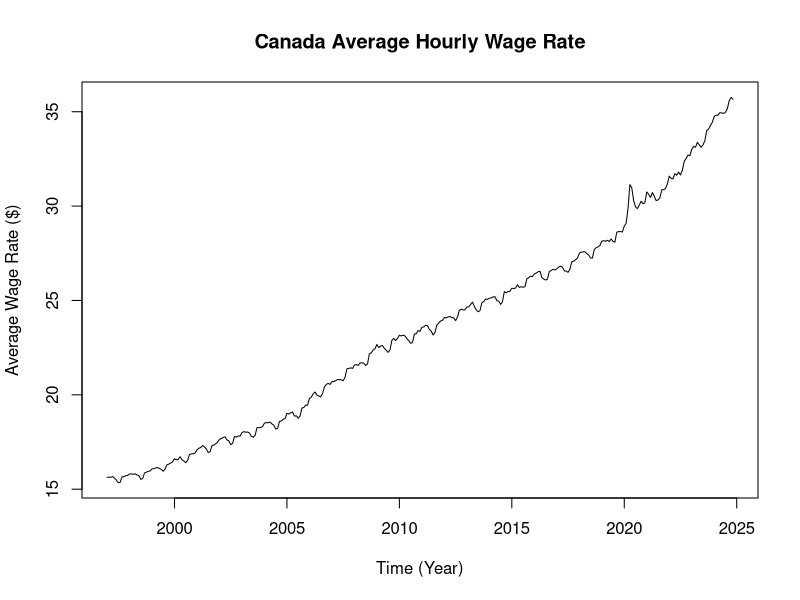
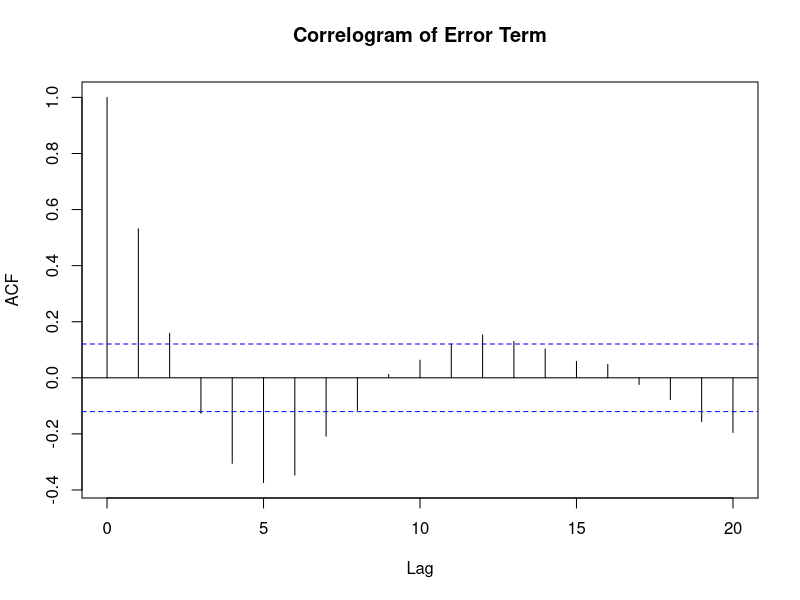
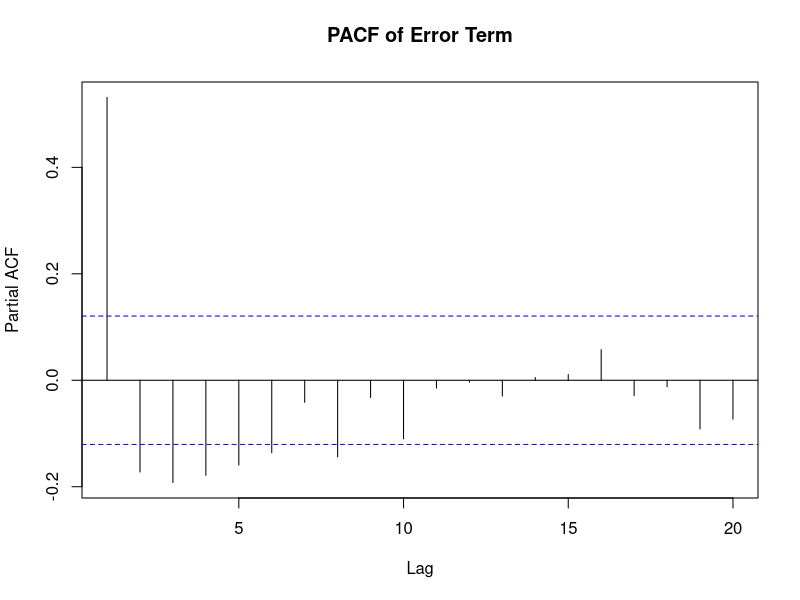
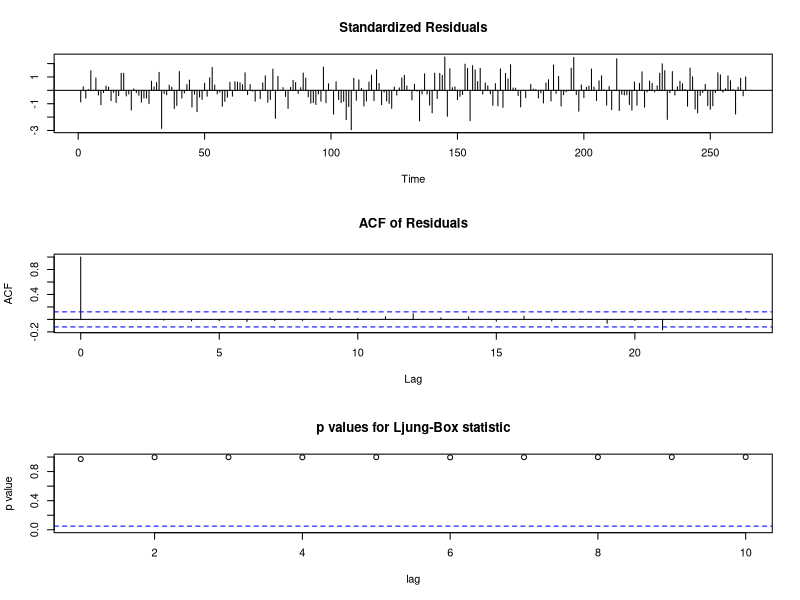
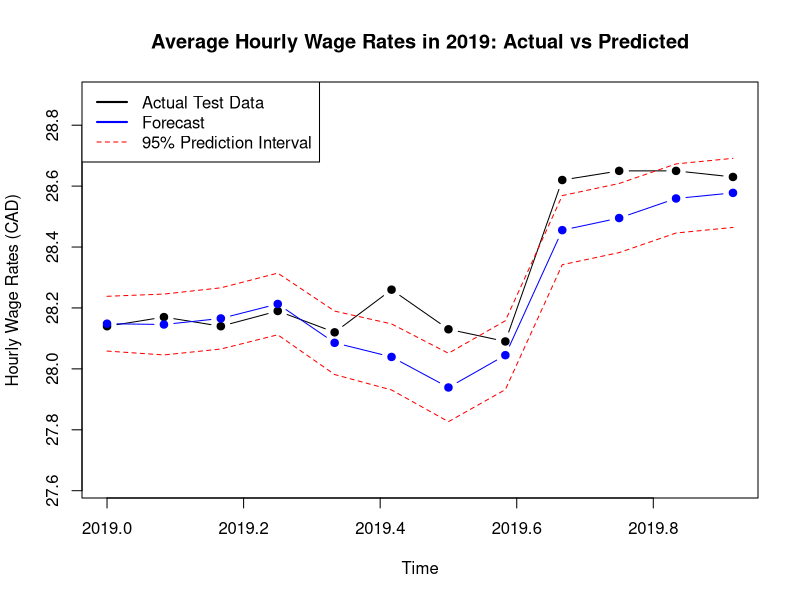
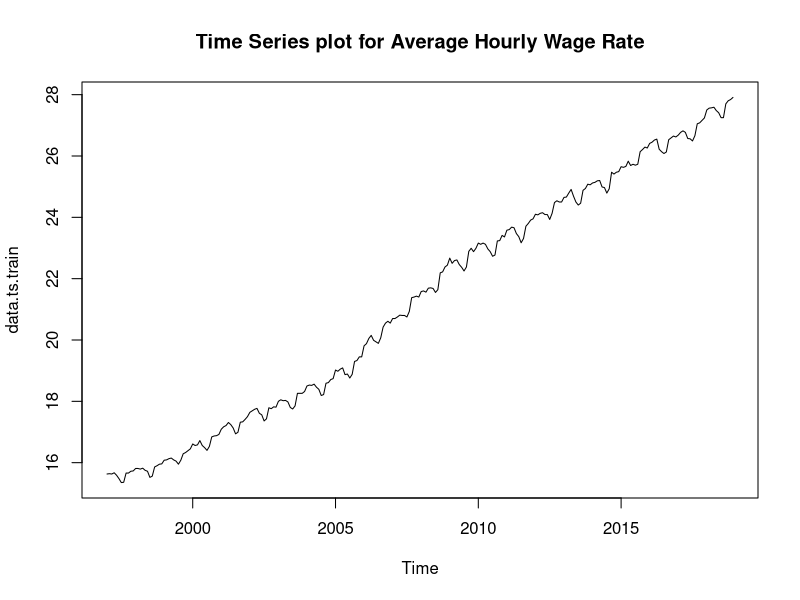
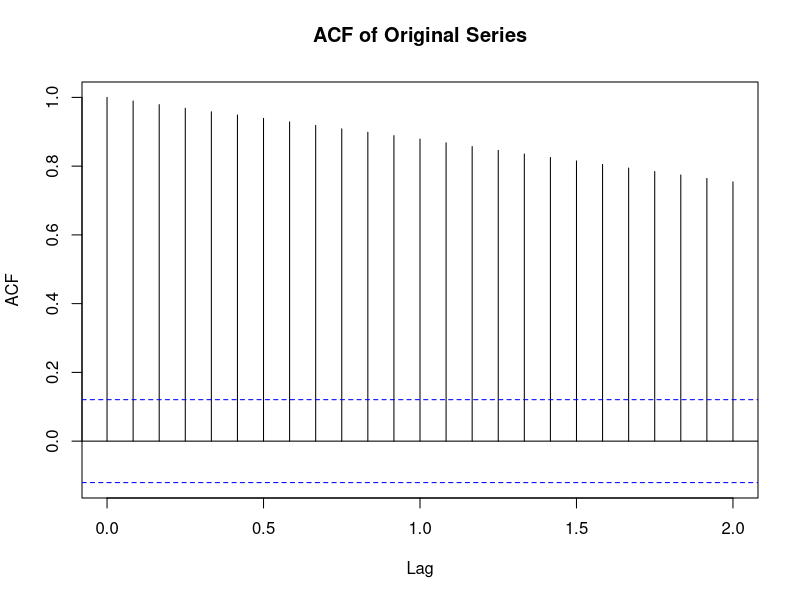
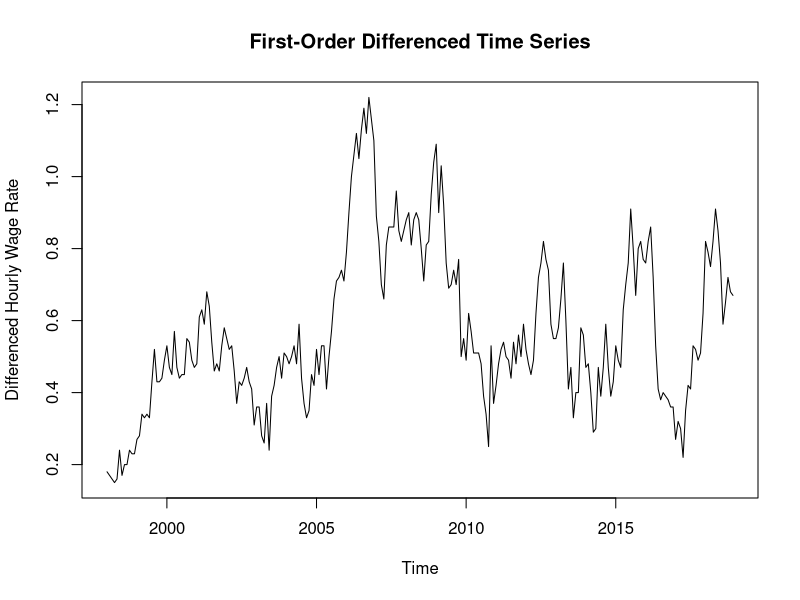

The R script that drew these images, in order:
## ---- chunk 1
knitr::opts_chunk$set(echo = TRUE)
#if you do not have the package, type install.packages("name_of_the_package")
library(knitr)
library(tseries)
library(forecast)
## ---- chunk 2
# this is where your R code goes

# Initialisation
data <- read.csv("employee_wages_total_industry.csv")

data.ts <- ts(data$employee_wages,
              start = c(1997, 1),
              frequency = 12)


# January 1997 to December 2018 as the training set for model fitting
data.ts.train <- window(data.ts,
                        start = c(1997, 1),
                        end = c(2018, 12),
                        frequency = 12)
  
# from January 2019 to December 2019 as the test set
data.ts.test <- window(data.ts,
                       start = c(2019, 1),
                       end = c(2019, 12),
                       frequency = 12)
plot(data.ts,
     main = "Canada Average Hourly Wage Rate",
     xlab = "Time (Year)",
     ylab = "Average Wage Rate ($)")

# LOESS Smoothing 
# De-seasonalize Series
data.ts.ls <- stl(data.ts.train,
                  s.window = "periodic")

# From HW1
trend.ls <- data.ts.ls$time.series[,"trend"]
seas.ls <- data.ts.ls$time.series[,"seasonal"]
error.ls <- data.ts.ls$time.series[, "remainder"]

# ARMA Model fitting for Remainder Term
error.time.ls <- seq_along(error.ls)
error.ls.df <- data.frame("Remainder" = error.ls,
                          "Time" = error.time.ls)

## ---- chunk 3
# this is where your R code goes
error.ts <- ts(error.ls)

acf(error.ts,
    lag.max = 20,
    main = "Correlogram of Error Term")

pacf(error.ts,
     lag.max = 20,
     main = "PACF of Error Term")

## ---- chunk 4
# this is where your R code goes
# Fitting our model
model <- arima(error.ts, order = c(0, 0, 8))
model

model_2 <- arima(error.ts, order = c(0, 0, 6))
model_2

tsdiag(model)
## ---- chunk 5
# this is where your R code goes
# Remainder Component
remainder_forecast <- predict(model, n.ahead = 12)
remainder_lower <- remainder_forecast$pred - 1.96 * remainder_forecast$se
remainder_upper <- remainder_forecast$pred + 1.96 * remainder_forecast$se

# Trend Component
trend.time.ls <- seq_along(trend.ls)
trend.ls.df <- data.frame('trend'=trend.ls, 'time'=trend.time.ls)
trend_model.ls <- lm(trend ~ time, data=trend.ls.df)
trend_forecast_times <- max(trend.time.ls) + 1:12
trend_forecast <- predict(trend_model.ls, newdata=data.frame('time'=trend_forecast_times))

# Seasonal Component
seasonal_forecast <- seas.ls[1:12]

final_forecast <- trend_forecast + seasonal_forecast + remainder_forecast$pred

forecast_ts <- ts(final_forecast,
                     start=c(2019, 1),
                     frequency=12)

# Prediction Interval
lower_pi <- trend_forecast + seasonal_forecast + remainder_lower
upper_pi <- trend_forecast + seasonal_forecast + remainder_upper

lower_ts <- ts(lower_pi, start=c(2019, 1), frequency=12)
upper_ts <- ts(upper_pi, start=c(2019, 1), frequency=12)

# Prediction Table (From Lab 9)
forecast_table <- data.frame(Month = month.abb[1:12],
                             True_Value = data.ts.test,
                             Forecast = forecast_ts,
                             Lower_CI = lower_ts,
                             Upper_CI = upper_ts
                             )

kable(forecast_table,
      caption = "Monthly Forecasts of Average Hourly Wage Rates (2019)")

## ---- chunk 6
# this is where your R code goes
# From Lab 8 Prediction plot
plot(data.ts.test,
    main = "Average Hourly Wage Rates in 2019: Actual vs Predicted",
    ylab = "Hourly Wage Rates (CAD)",
    ylim = c(min(lower_pi)-0.2, max(upper_pi)+0.2),
    col = "black",
    type = "b",
    pch = 19)

# Prediction
lines(forecast_ts, 
      col = "blue",
      type = "b",
      pch = 19)

# Prediction interval
lines(lower_ts,
      type = "l",
      col = "red",
      lty = 2)

lines(upper_ts,
      type = "l",
      col = "red",
      lty = 2)

legend("topleft",
        legend=c("Actual Test Data", "Forecast", "95% Prediction Interval"),
        col=c("black", "blue", "red"),
        lty=c(1, 1, 2),
        lwd=c(2, 2, 1))


## ---- chunk 7
# this is where your R code goes
plot(data.ts.train, main = "Time Series plot for Average Hourly Wage Rate")

## ---- chunk 8
# this is where your R code goes
acf(data.ts.train, main="ACF of Original Series")
## ---- chunk 9
# FROM LAB 4 & Chapter 3
# Applying Seasonal Differencing
diff_1 <- diff(data.ts.train, lag = frequency(data.ts.train))

plot(diff_1, 
     main="First-Order Differenced Time Series",
     xlab = "Time", ylab = "Differenced Hourly Wage Rate")

acf(ts(diff_1), main = "ACF of Seasonal Differenced Series")

pacf(ts(diff_1), main = "PACF of Seasonal Differenced Series")

## ---- chunk 10
# FROM LAB 4 & Chapter 3

# Seasonality Differencing
seasonal_diff <- diff(diff_1, differences = 1)

plot(seasonal_diff,
     main = "Seasonally Differenced Series",
     xlab = "Time", ylab = "Differenced Hourly Wage Rate"
     )

acf(ts(seasonal_diff), lag.max = 50,
    main="ACF of Seasonal + Trend Differenced Time Series")

pacf(ts(seasonal_diff), lag.max = 100,
     main="PACF of Seasonal + Trend Differenced Time Series")

## ---- chunk 11
# this is where your R code goes
arima_selection <- auto.arima(data.ts.train, seasonal = TRUE)
summary(arima_selection)

tsdiag(arima_selection)
## ---- chunk 12
# this is where your R code goes
# Forecasting
sarima_forecast <- predict(arima_selection, n.ahead=12)

sarima_pred <- sarima_forecast$pred
sarima_forecast_lower <- sarima_pred - 1.96 * sarima_forecast$se
sarima_forecast_upper <- sarima_pred + 1.96 * sarima_forecast$se

sarima_forecast_ts <- ts(sarima_pred, start=c(2019, 1), frequency=12)
sarima_lower_ts <- ts(sarima_forecast_lower, start=c(2019, 1), frequency=12)
sarima_upper_ts <- ts(sarima_forecast_upper, start=c(2019, 1), frequency=12)


# Prediction Table (From Lab 9)
forecast_table <- data.frame(Month = month.abb[1:12],
                             True_Value = data.ts.test,
                             Forecast = sarima_forecast_ts,
                             Lower_CI = sarima_lower_ts,
                             Upper_CI = sarima_upper_ts
                             )


# Graph

plot(data.ts.test,
     main = "SARIMA Average Hourly Wage Rates in 2019: Actual vs Predicted",
     ylab = "Hourly Wage Rates (CAD)",
     ylim = c(min(sarima_lower_ts) - 0.2, max(sarima_upper_ts) + 0.2),
     col = "black",
     type = "b",
     pch = 19)

lines(sarima_forecast_ts,
      col="blue",
      type = "b",
      pch = 19)

lines(sarima_lower_ts,
      col="red",
      lty = 2)

lines(sarima_upper_ts,
      col="red",
      lty = 2)

legend("topleft",
        legend=c("Actual Test Data", "Forecast", "95% Prediction Interval"),
        col=c("black", "blue", "red"),
        lty=c(1, 1, 2),
        lwd=c(2, 2, 1))


## ---- chunk 13
# From Lab 8
hw_model <- HoltWinters(data.ts.train, seasonal = "additive")

plot(hw_model, main="Holt-Winters' Exponential Smoothing Fit")

hw_predictions <- predict(hw_model,
                          n.ahead = 12,
                          prediction.interval = TRUE)

hw_fit <- hw_predictions[, "fit"]
hw_lower <- hw_predictions[, "lwr"]
hw_upper <- hw_predictions[, "upr"]

hw_forecast_ts <- ts(hw_fit, start = c(2019, 1), frequency = 12)

hw_lower_ts <- ts(hw_lower, start = c(2019, 1), frequency = 12)
hw_upper_ts <- ts(hw_upper, start = c(2019, 1), frequency = 12)

# Prediction Table (From Lab 9)
hw_forecast_table <- data.frame(Month = month.abb[1:12],
                             True_Value = data.ts.test,
                             Forecast = hw_forecast_ts,
                             Lower_CI = hw_lower_ts,
                             Upper_CI = hw_upper_ts
                             )

kable(forecast_table,
      caption = "Monthly Forecasts of Average Hourly Wage Rates (2019)")


plot(data.ts.test,
     main="Holt-Winters' Average Hourly Wage Rates: Predtiction vs Actual (2019)",
     ylim=range(c(data.ts.test, hw_lower, hw_upper)),
     ylab="Wage Rates (CAD)",
     xlab="Time",
     col="black")

lines(hw_forecast_ts, col="blue", lwd=2)
lines(hw_lower_ts, col="red", lty=2)
lines(hw_upper_ts, col="red", lty=2)

legend("topleft",
       legend=c("Actual Test Data", "Holt-Winters Forecast", "95% Prediction Interval"),
       col=c("black", "blue", "red"),
       lty=c(1, 1, 2))

## ---- chunk 14
# GRAPH
plot(data.ts.test,
     col = "black",
     pch = 19,
     type = "b",
     xlab="Month (2019)",
     ylab="Average Hourly Wage Rate (CAD)",
     main="Forecasting Methods vs True Value",
     ylim=range(c(data.ts.test, forecast_ts, sarima_forecast_ts, hw_forecast_ts))
     )

lines(forecast_ts, col="red", lwd=2)
lines(sarima_forecast_ts, col="green", lwd=2)
lines(hw_forecast_ts, col="blue", lwd=2)

legend("topleft",
       legend=c("Test Data", "ARMA Model", "SARIMA Model", "Holt-Winters Forecast"),
       col=c("black", "red", "green", "blue"),
       lty=c(1, 1, 2))

## ---- chunk 15
# Table
arma_mspe <- mean((data.ts.test - forecast_ts)^2)
sarima_mspe <- mean((data.ts.test - sarima_forecast_ts)^2)
hw_mspe <- mean((data.ts.test - hw_forecast_ts)^2)

table_compare <- data.frame(Model = c("ARMA", "SARIMA", "Holt-Winters"),
                            MSPE = c(arma_mspe, sarima_mspe, hw_mspe))
kable(table_compare,
      caption = "Forecast Models Comparison w/ Mean Squared Prediction Error")

